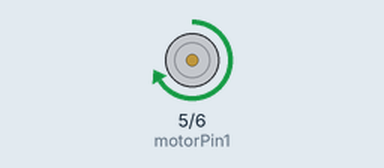
Recording of a sketch running on a simulated Arduino Uno, built with avr-gcc and run on an emulated ATmega328P. On the bench: motor-driver pin pairs drawn as motors (green arrow = first pin HIGH = forward, orange = second pin HIGH = backward, longer = more drive, scaled by the enable pin).

Above: at 1.5 s.
At 5.5 s:
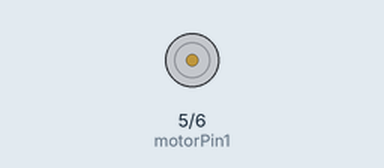
Timing chart, 0 to 10.4 s (numbered marks = the images above):
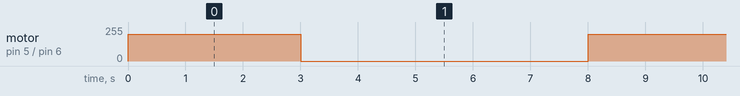

The sketch:

arduino_movement.ino
```cpp
#include <Arduino.h>

const int motorPin1= 5;
const int motorPin2= 6;
const int enablePin= 9;

void setup()
{
pinMode(motorPin1, OUTPUT);
pinMode(motorPin2, OUTPUT);
pinMode(enablePin, OUTPUT);
}

void loop()
{
//1. 전진
analogWrite(enablePin, 200);
digitalWrite(motorPin1, HIGH);
digitalWrite(motorPin2, LOW);
delay(3000);
//2. 정지
digitalWrite(motorPin1, LOW);
digitalWrite(motorPin2, LOW);
delay(5000);
}
```

Measured:
- by itself, motor on pin 5 (motorPin1) / pin 6 (motorPin2): alternates forward 200/255 for 3.0 s and stopped for 5.0 s
